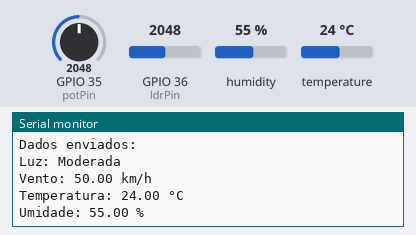
Bench run of a program on a simulated ESP32. Shown: the last lines printed to the serial monitor. Inputs (shaded band) come from the test bench; at power-on: GPIO 36 (ldrPin) = 2048, humidity 55 %, GPIO 35 (potPin) = 2048, temperature 24 °C. WiFi joins after 1.5 s; servers stay silent unless stated; no MQTT or app messages arrive unless stated.

Above: at 6.2 s.
6.3 s: GPIO 36 (ldrPin) set to 1228
11.9 s: GPIO 36 (ldrPin) set to 960
17.5 s: GPIO 36 (ldrPin) set to 3040
23.1 s: humidity set to 22 %
At 26.6 s:
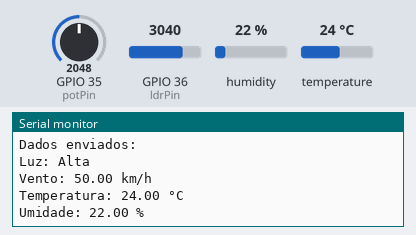
28.7 s: GPIO 35 (potPin) set to 2866
At 31.0 s:
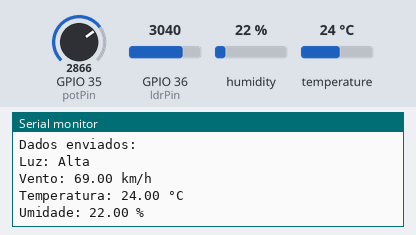
34.3 s: temperature set to 12 °C
At 36.7 s:
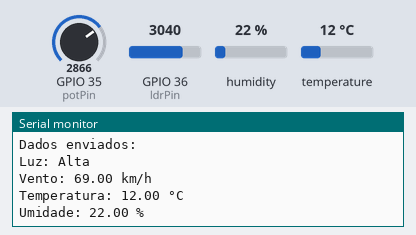

Measured:
- after the input at 23.1 s, the serial monitor: prints a new line after 2.0 s (image 1)
- after the input at 28.7 s, the serial monitor: prints a new line after 1.4 s (image 2)
- after the input at 34.3 s, the serial monitor: prints a new line after 0.86 s (image 3)

The program:

main.cpp
```cpp
#include <WiFi.h>
#include <ThingerESP32.h>
#include <DHT.h>
#include <PubSubClient.h>
#include <ArduinoJson.h>

// Pinos dos sensores
const int ldrPin = 36;   // Pino analógico do LDR (A0 no ESP32)
const int potPin = 35;   // Pino analógico do Potenciômetro
const int dhtPin = 4;    // Pino do sensor DHT (Temperatura e Umidade)

// Configurações de WiFi
const char* ssid = "Wokwi-GUEST";         // Substitua pelo nome da sua rede WiFi
const char* password = "";                // Substitua pela senha do WiFi

// Configurações do Thinger.io
#define USERNAME "nina-rebello"           // Seu nome de usuário na plataforma thinger.io
#define DEVICE_ID "weather_station"       // Device ID criado na plataforma
#define DEVICE_CREDENTIAL "fiap24"        // Credencial do device criada na plataforma
ThingerESP32 thing(USERNAME, DEVICE_ID, DEVICE_CREDENTIAL);

// Configurações do Broker MQTT
const char* BROKER_MQTT = "74.179.84.66"; // URL ou IP do broker MQTT
int BROKER_PORT = 1883;                   // Porta do Broker MQTT (padrão 1883)
const char* mqttUser = "gs2024";          // Usuário do Broker
const char* mqttPassword = "q1w2e3r4";    // Senha do Broker
#define TOPICO_SUBSCRIBE "GS_2TDSPK"      // Tópico MQTT de escuta
#define TOPICO_PUBLISH   "GS_2TDSPK"      // Tópico MQTT de envio
#define SENSOR_ID "weather_station"       // Identificação do sensor para MQTT

// Cliente WiFi e MQTT
WiFiClient espClient;
PubSubClient MQTT(espClient);

// Configuração do Sensor DHT
#define DHT_TYPE DHT22  // Ou DHT11, se você estiver usando o DHT11
DHT dht(dhtPin, DHT_TYPE);  // Inicializa o sensor DHT

// Função: inicializa parâmetros de conexão MQTT
void initMQTT() {
  MQTT.setServer(BROKER_MQTT, BROKER_PORT);

  while (!MQTT.connected()) {
    Serial.println("Conectando ao Broker MQTT...");
    if (MQTT.connect(SENSOR_ID, mqttUser, mqttPassword)) {
      Serial.println("Conectado ao Broker MQTT!");
    } else {
      Serial.print("Falha na conexão MQTT. Código de erro: ");
      Serial.println(MQTT.state());
      delay(2000);
    }
  }
}

// Função: verifica conexões WiFi e MQTT, reconectando se necessário
void verificaConexoesWiFiEMQTT() {
  if (WiFi.status() != WL_CONNECTED) {
    Serial.println("WiFi desconectado. Reconectando...");
    WiFi.begin(ssid, password);
    while (WiFi.status() != WL_CONNECTED) {
      delay(1000);
      Serial.print(".");
    }
    Serial.println("\nReconectado ao WiFi!");
  }

  if (!MQTT.connected()) {
    Serial.println("MQTT desconectado. Reconectando...");
    initMQTT();
  }
}

// Função: classifica a intensidade da luz com base no valor do LDR
String classificaIntensidadeLuz(int ldrValue) {
  if (ldrValue <= 1000) return "Muito Baixa";
  else if (ldrValue <= 2000) return "Baixa";
  else if (ldrValue <= 3000) return "Moderada";
  else return "Alta";
}

// Função: envia dados ao Broker MQTT em formato JSON
void enviaEstadoOutputMQTT(int ldrValue, float windSpeed, float temperature, float humidity) {
  // Cria um objeto JSON
  StaticJsonDocument<256> jsonDoc;
  jsonDoc["Luz"] = classificaIntensidadeLuz(ldrValue);
  jsonDoc["Vento"] = windSpeed;
  jsonDoc["Temperatura"] = temperature;
  jsonDoc["Umidade"] = humidity;

  // Serializa o objeto JSON em um buffer
  char jsonBuffer[256];
  serializeJson(jsonDoc, jsonBuffer);

  // Envia o JSON ao tópico MQTT
  if (MQTT.connected()) {
    MQTT.publish(TOPICO_PUBLISH, jsonBuffer);
    Serial.println("Informação enviada ao Broker MQTT:");
    Serial.println(jsonBuffer);
  } else {
    Serial.println("Falha ao enviar mensagem. MQTT desconectado.");
  }
}

void setup() {
  Serial.begin(115200);
  delay(1000);

  // Conectar ao WiFi
  Serial.print("Conectando-se à rede WiFi...");
  WiFi.begin(ssid, password);
  while (WiFi.status() != WL_CONNECTED) {
    delay(1000);
    Serial.print(".");
  }
  Serial.println("\nConectado ao WiFi!");
  Serial.print("IP: ");
  Serial.println(WiFi.localIP());

  // Inicializar MQTT
  initMQTT();

  // Iniciar o sensor DHT
  dht.begin();
  delay(2000); // Aguarda o sensor estabilizar

  // Configurar recursos no Thinger.io
  thing["light_level"] >> [](pson & out){
    int ldrValue = analogRead(ldrPin);
    out["value"] = classificaIntensidadeLuz(ldrValue);
  };

  thing["wind_speed"] >> [](pson & out){
    int potValue = analogRead(potPin);
    float velocidadeVento = map(potValue, 0, 4095, 0, 100);
    out["value"] = velocidadeVento;
  };

  thing["temperature"] >> [](pson & out){
    float temperature = dht.readTemperature();
    out["value"] = temperature;
  };

  thing["humidity"] >> [](pson & out){
    float humidity = dht.readHumidity();
    out["value"] = humidity;
  };

  // Configurar envio ao bucket no Thinger.io
thing["send_to_bucket"] >> [](pson & out) {
  // Leitura dos sensores
  int ldrValue = analogRead(ldrPin);
  int potValue = analogRead(potPin);
  float temperature = dht.readTemperature();
  float humidity = dht.readHumidity();

  // Velocidade do vento
  float windSpeed = map(potValue, 0, 4095, 0, 100);

  // Adicionar dados ao objeto 'out' para envio
  out["Luz"] = classificaIntensidadeLuz(ldrValue);
  out["Vento"] = windSpeed;
  out["Temperatura"] = temperature;
  out["Umidade"] = humidity;
};

}

void loop() {
  thing.handle(); // Mantém a conexão com o Thinger.io
  verificaConexoesWiFiEMQTT(); // Garante que WiFi e MQTT estejam conectados
  thing.call_endpoint("send_to_bucket");


  // Leitura dos sensores
  int ldrValue = analogRead(ldrPin);
  int potValue = analogRead(potPin);
  float temperature = dht.readTemperature();
  float humidity = dht.readHumidity();

  // Classificar a intensidade da luz
  String intensidadeLuz = classificaIntensidadeLuz(ldrValue);

  // Velocidade do vento
  float windSpeed = map(potValue, 0, 4095, 0, 100);

  // Envia os dados para o Broker MQTT
  enviaEstadoOutputMQTT(ldrValue, windSpeed, temperature, humidity);

  // Exibe os dados no Serial Monitor
  Serial.println("Dados enviados:");
  Serial.print("Luz: "); Serial.println(intensidadeLuz);
  Serial.print("Vento: "); Serial.print(windSpeed); Serial.println(" km/h");
  Serial.print("Temperatura: "); Serial.print(temperature); Serial.println(" °C");
  Serial.print("Umidade: "); Serial.print(humidity); Serial.println(" %");

  delay(5000); // Intervalo de 5 segundos
}
```
